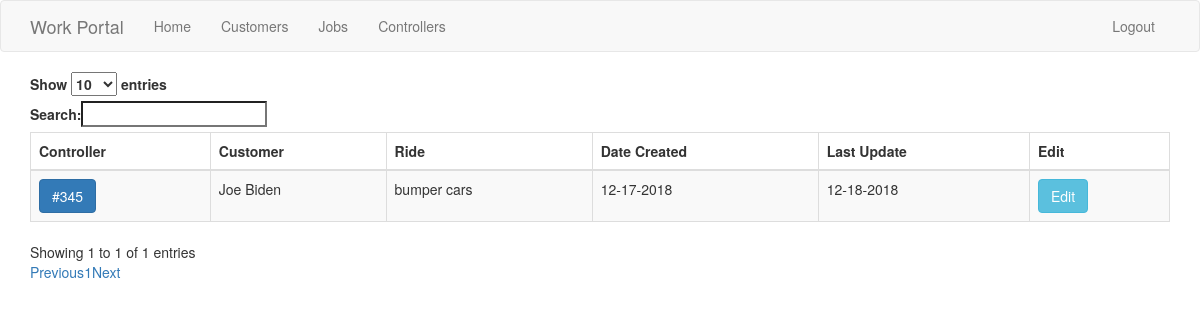
The app's page /controllers (signed in), older data.
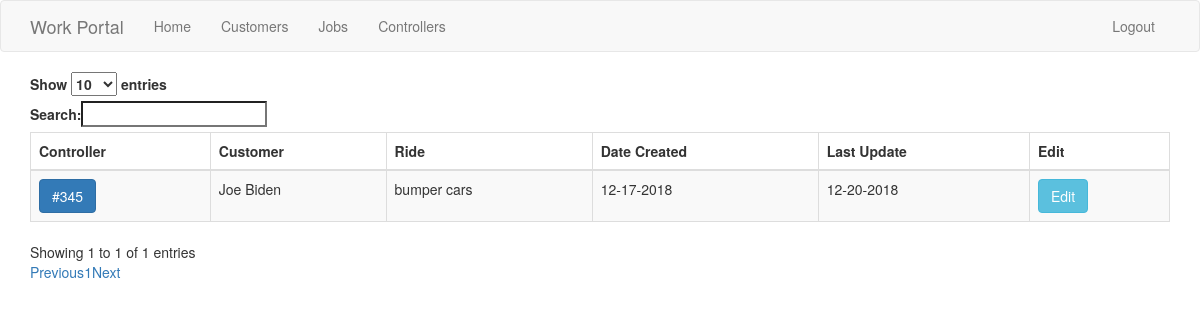
The same page, newer data.
### app/models.py (models this page shows, shortened)
class Controller(db.Model):
    id = db.Column(db.Integer, primary_key=True)
    controller_number = db.Column(db.Integer())
    order_id = db.Column(db.Integer(), db.ForeignKey('order.id'))
    customer_id = db.Column(db.Integer(), db.ForeignKey('customer.id'))
    t_one_thousand = db.Column(db.Integer())
    t_one_thousand_a = db.Column(db.Integer())
    ym_four = db.Column(db.Integer())
    ym_eight = db.Column(db.Integer())
    falcon_two = db.Column(db.Integer)
    falcon_four = db.Column(db.Integer())
    falcon_sixteen = db.Column(db.Integer())
    twentyfour_to_five = db.Column(db.Integer())
    twentyfour_to_twelve = db.Column(db.Integer())
    number_of_datas = db.Column(db.Integer())
    raspberry_pi = db.Column(db.Integer())
    tp_link = db.Column(db.Integer())
    spokes = db.Column(db.Integer())
    boxes = db.Column(db.String())
    phoenix_one_by_one = db.Column(db.Integer())
    phoenix_one_by_two = db.Column(db.Integer())
    phoenix_two_by_two = db.Column(db.Integer())
    date_created = db.Column(db.DateTime, nullable=False, default=datetime.now)
    date_updated = db.Column(db.DateTime, onupdate=datetime.now)

class Customer(db.Model):
    name = db.Column(db.String(120), index=True)
    email = db.Column(db.String(64), index=True, unique=True)
    id = db.Column(db.Integer, primary_key=True)
    company = db.Column(db.String(120))
    phone = db.Column(db.String(20))
    address = db.Column(db.String(200))
    order = db.relationship('Order', backref='customer', lazy=True, cascade='delete,all')
    controller = db.relationship('Controller', backref='customer', lazy=True, cascade='delete,all')
    def __repr__(self):
        return self.name.title()

class Order(db.Model):
    id = db.Column(db.Integer, primary_key=True)
    customer_id = db.Column(db.Integer(), db.ForeignKey('customer.id'))
    controller = db.relationship('Controller', backref='order', lazy=True, cascade='delete,all')
    bubble_six = db.Column(db.Integer(), nullable=False)
    bubble_nine = db.Column(db.Integer(), nullable=False)
    bubble_fourteen = db.Column(db.Integer(), nullable=False)
    puck_six = db.Column(db.Integer(), nullable=False)
    puck_molex_six = db.Column(db.Integer(), nullable=False)
    puck_nine = db.Column(db.Integer(), nullable=False)
    long_nineteen = db.Column(db.Integer(), nullable=False)
    short_nineteen = db.Column(db.Integer(), nullable=False)
    green_nineteen = db.Column(db.Integer(), nullable=False)
    ads_twentyfour = db.Column(db.Integer(), nullable=False)
    ads_thirtysix = db.Column(db.Integer(), nullable=False)
    two_forty = db.Column(db.Integer(), nullable=False)
    three_twenty = db.Column(db.Integer(), nullable=False)
    image = db.relationship('Image', backref='order', lazy=True, cascade='delete,all')
    controller = db.relationship('Controller', backref='order', lazy=True, cascade='delete,all')
    ride = db.Column(db.String(128), nullable=True)
    date_created = db.Column(db.DateTime, nullable=False, default=datetime.now)
    date_updated = db.Column(db.DateTime, onupdate=datetime.now)

### app/controller/routes.py (the view)
@bp.route('/controllers')
@login_required
def list_controllers():
    controllers = Controller.query.all()
    return render_template('controller/list_controllers.html', controllers=controllers)

### app/models.py (called while the page is built)
@login.user_loader
def load_user(id):
    return User.query.get(int(id))

### app/templates/controller/list_controllers.html
{% extends "base.html" %}
{% import 'bootstrap/wtf.html' as wtf %}
{% block app_content %}
<table id="controller_list" class="table table-bordered table-striped">
<thead>
    <tr>
        <th>Controller</th>
        <th>Customer</th>
        <th>Ride</th>
        <th>Date Created</th>
        <th>Last Update</th>
        <th>Edit</th>
    </tr>
</thead>
<tbody>
        {% for controller in controllers %}
        <tr>
<td>
<a class="btn btn-primary" href="{{ url_for('controller.detail_controller', controller_number=controller.controller_number) }}">#{{ controller.controller_number }}</a>
</td>
<td>
    {{controller.customer}}
</td>
<td>
    {{controller.order.ride}}
</td>
<td>
    {{ controller.date_created.strftime('%m-%d-%Y') }}
</td>
{% if controller.date_updated %}
<td>
    {{ controller.date_updated.strftime('%m-%d-%Y') }}
</td>
{% else %}
<td>No Updates!</td>
{% endif %}
<td><a class="btn btn-info" href="{{ url_for('controller.edit_controller', controller_number=controller.controller_number) }}">Edit</a></td>
        </tr>
        {% endfor %}
</tbody>
</table>
{% endblock %}

Row changes from the older to the newer data that the page shows:
changed Controller "Joe Biden": date_updated "12-18-2018" → "12-20-2018"
